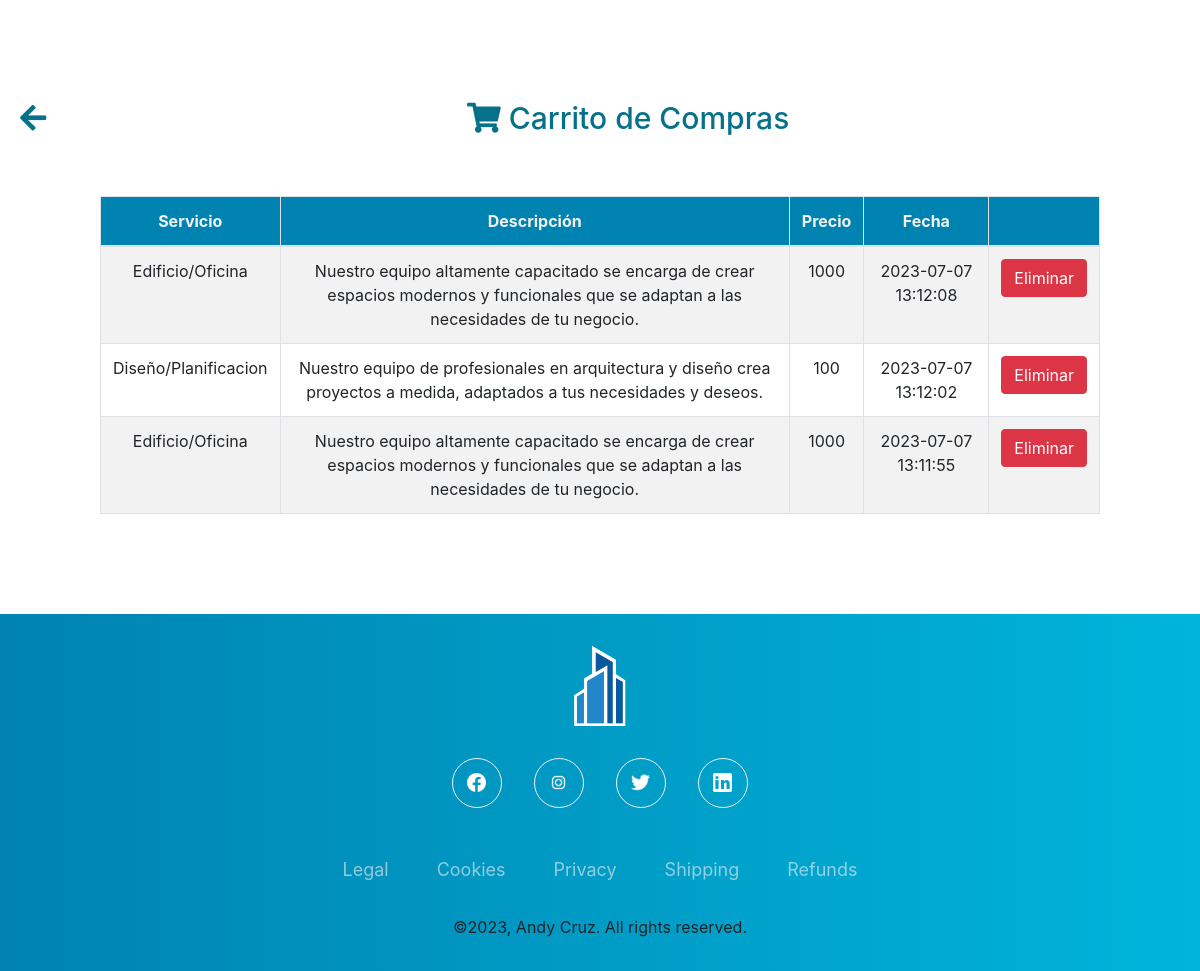
Screenshot of /cart (signed in) with the database file from the repository.
### tables this page shows
CREATE TABLE 'transacciones' ('id' INTEGER PRIMARY KEY NOT NULL, 'usuario_id' INTEGER, 'servicio_id' INTEGER, 'fecha' DATETIME);

CREATE TABLE 'servicios' ('id' INTEGER PRIMARY KEY NOT NULL, 'nombre' TEXT, 'descripcion' TEXT, 'precio' NUMERIC);

### app.py (the view, shortened to what this page needs)
@app.route("/cart", methods=["GET", "POST"])
@login_required
def cart():
    carrito = db.execute(
        "SELECT * FROM servicios JOIN transacciones ON servicios.id = transacciones.servicio_id WHERE transacciones.usuario_id = ? ORDER BY transacciones.fecha DESC",
        session["user_id"],
    )
    return render_template("carrito.html", carrito=carrito)

### app.py (called while the page is built)
@app.after_request
def after_request(response):
    response.headers["Cache-Control"] = "no-cache, no-store, must-revalidate"
    response.headers["Expires"] = 0
    response.headers["Pragma"] = "no-cache"
    return response

### helpers.py (called while the page is built)
def login_required(f):
    @wraps(f)
    def decorated_function(*args, **kwargs):
        if session.get("user_id") is None:
            return redirect("/logIn")
        return f(*args, **kwargs)
    return decorated_function

### templates/carrito.html (shortened to what this page needs)
<!DOCTYPE html>
<html lang="es">
    <head>
        <link rel="stylesheet" href="https://cdn.jsdelivr.net/npm/leaflet@1.7.1/dist/leaflet.css" />
        <link rel="stylesheet" href="https://cdnjs.cloudflare.com/ajax/libs/font-awesome/5.15.3/css/all.min.css">
        <link rel="stylesheet" href="../static/stylesCar.css">
        <link rel="stylesheet" href="https://stackpath.bootstrapcdn.com/bootstrap/4.5.2/css/bootstrap.min.css">
    </head>
    <body>
        <main>
            <h2 class="titulo">
                <a href="/">
                    <i class="fas fa-arrow-left back-arrow flecha"></i>
                </a>
                <span class="contenido">
                    <i class="fas fa-shopping-cart"></i>
                    Carrito de Compras
                </span>
            </h2>
            <div class="table-container ">
                <table class="table table-bordered table-striped ">
                    <thead >
                        <tr>
                            <th scope="col">Servicio</th>
                            <th scope="col">Descripción</th>
                            <th scope="col">Precio</th>
                            <th scope="col">Fecha</th>
                            <th scope="col"></th>
                        </tr>
                    </thead>
                    <tbody>
                        {% for row in carrito %}
                        <tr>
                            <td>{{ row.nombre }}</td>
                            <td>{{ row.descripcion }}</td>
                            <td>{{ row.precio }}</td>
                            <td>{{ row.fecha }}</td>
                            <td>
                                <button class="btn btn-danger eliminar-btn" data-id="{{ row.id }}">Eliminar</button>
                            </td>
                        </tr>
                        {% endfor %}
                    </tbody>
                </table>
            </div>
        </main>
        <footer class="d-flex justify-content-center align-items-center">
            <img src="../static/img/Contruct.png" alt="" class="logo">
            <div class="social-icons-container">
                <a href="../static/InstagramBlanco.png" class="social-icon"></a>
                <a href="../static/FacebookBlanco.png" class="social-icon"></a>
                <a href="../static/LinkedinBlanco.png" class="social-icon"></a>
                <a href="../static/TwitterBlanco.png" class="social-icon"></a>
            </div>
            <ul class="footer-menu-container">
                <li class="menu-item">Legal</li>
                <li class="menu-item">Cookies</li>
                <li class="menu-item">Privacy</li>
                <li class="menu-item">Shipping</li>
                <li class="menu-item">Refunds</li>
            </ul>
            <span class="copyrigh">&copy;2023, Andy Cruz. All rights reserved.</span>
        </footer>
    </body>
</html>

### static/stylesCar.css (style rules this page uses)
* { margin: 0; padding: 0; box-sizing: border-box; }
body { font-family: 'open sans'; }
main { margin-top: 100px; margin-bottom: 100px; }
.titulo { color: #05728a; color: -webkit-linear-gradient(to right, #0083B0, #00B4DB); color: linear-gradient(to right, #0083B0, #00B4DB); font-size: 30px; text-align: center; margin-bottom: 60px; display: flex; align-items: center; }
.titulo .flecha { margin-right: 10px; order: -1; margin-left: 20px; color: #05728a; color: -webkit-linear-gradient(to right, #0083B0, #00B4DB); color: linear-gradient(to right, #0083B0, #00B4DB); }
.titulo .contenido { margin-left: auto; margin-right: auto; }
.table-container { max-width: 1000px; margin: 0 auto; }
table { width: 100%; border-collapse: collapse; }
thead { background-color: #0083B0; text-align: left; padding: 10px; justify-content: center; text-align: center; color: #f2f2f2; }
tbody td { padding: 10px; justify-content: center; text-align: center; }
.eliminar-btn { background-color: #ff0000; color: #fff; border: none; padding: 5px 10px; cursor: pointer; justify-content: center; text-align: center; }
footer { width: 100%; bottom: 0; left: 0; padding: 2rem 8%; background: #00B4DB; background: -webkit-linear-gradient(to right, #0083B0, #00B4DB); background: linear-gradient(to right, #0083B0, #00B4DB); display: flex; justify-content: center; align-items: center; flex-direction: column; }
.logo { height: 80px; margin-bottom: 1rem; }
.social-icons-container, .footer-menu-container { display: flex; justify-content: center; align-items: center; flex-wrap: wrap; margin-bottom: 1rem; }
.social-icon { height: 50px; width: 50px; border-radius: 50px; border: 1px solid #f2f2f2; background-image: url(../static/img/FacebookBlanco.png); background-position: center; background-size: 40%; background-repeat: no-repeat; margin: 1rem; }
.social-icon:nth-of-type(2) { background-image: url(../static/img/InstagramBlanco.png); }
.social-icon:nth-of-type(3) { background-image: url(../static/img/TwitterBlanco.png); }
.social-icon:nth-of-type(4) { background-image: url(../static/img/LinkedinBlanco.png); }
.footer-menu-container { list-style-type: none; color: #f2f2f2; font-size: 18px; }
.menu-item { margin: 1rem 1.5rem; cursor: pointer; opacity: 0.6; }

### rows the page displays
transacciones: nombre "Edificio/Oficina", descripcion "Nuestro equipo altamente capacitado se encarga de crear espacios modernos y funcionales que se adaptan a las necesidades de tu negocio.", precio "1000", fecha "2023-07-07 13:12:08"
transacciones: nombre "Diseño/Planificacion", descripcion "Nuestro equipo de profesionales en arquitectura y diseño crea proyectos a medida, adaptados a tus necesidades y deseos.", precio "100", fecha "2023-07-07 13:12:02"
transacciones: nombre "Edificio/Oficina", descripcion "Nuestro equipo altamente capacitado se encarga de crear espacios modernos y funcionales que se adaptan a las necesidades de tu negocio.", precio "1000", fecha "2023-07-07 13:11:55"
